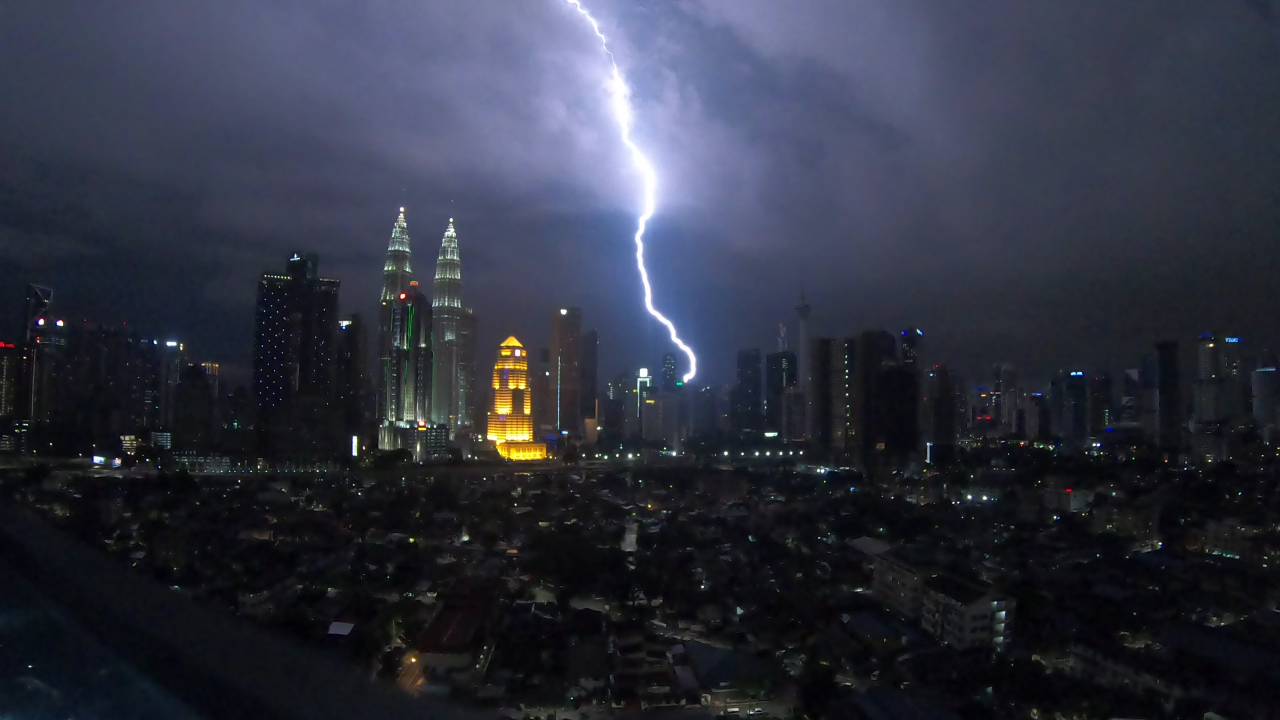
#> input picture images/GX010139-9700.jpg, 3840 x 2160 px (shown at 1/3 size)
$ python -i detector.py   (imports and definitions only)
#> lines starting #> are read from the running program, lines starting #| are printed output that depends on the picture; after the words box and inside, x2 and y2 are one past the last pixel; in counts of white or black regions, pixels touching at a corner belong together
#> further down, picture is the input picture: shape (2160, 3840, 3); mean B, G, R 63.6, 50.1, 46.9
#!/usr/bin/env python3
# -*- coding: utf-8 -*-

import cv2
from sys import argv
from os import mkdir
from glob import glob
from os.path import exists
from datetime import datetime
from statistics import median_high, stdev, mean


class LightningDetector():
	def __init__(self, tolerance=20, out_directory='./out', show=True, debug=False, threshold=127):
		self.__fd = open('LOG.txt', 'a')
		self.__log = True
		self.tolerance = tolerance
		self.threshold = threshold
		self.out_directory = out_directory.rstrip('/')
		self.show = True
		self.debug = debug

		self.__debugFd = open('DEBUG.txt', 'w') if debug else None

		cv2.namedWindow('Original')
		cv2.namedWindow('Gray')
		cv2.namedWindow('Black And White')
		cv2.moveWindow('Original', 0, 0)
		cv2.moveWindow('Gray', 960, 540)
		cv2.moveWindow('Black And White', 960, 0)

	def __del__(self):
		self.__fd.close()
		if self.__debugFd:
			self.__debugFd.close()

		cv2.destroyAllWindows()

	# [9 lines left out: functions LOG, DEBUG, not called in this run]

	def FLUSH(self):
		self.__fd.flush()

	def get_date(self):
		return datetime.now().strftime("%d/%m/%Y %H:%M:%S")

	def set_tolerance(self, tolerance):
		self.tolerance = tolerance

	# [12 lines left out: function set_show, not called in this run]

	def analyse_frame(self, frame):
		height, width, channels = frame.shape
#> height = 2160; width = 3840; channels = 3

		if width > 960 and height > 540:
			frame = cv2.resize(frame, (width // 4, height // 4))
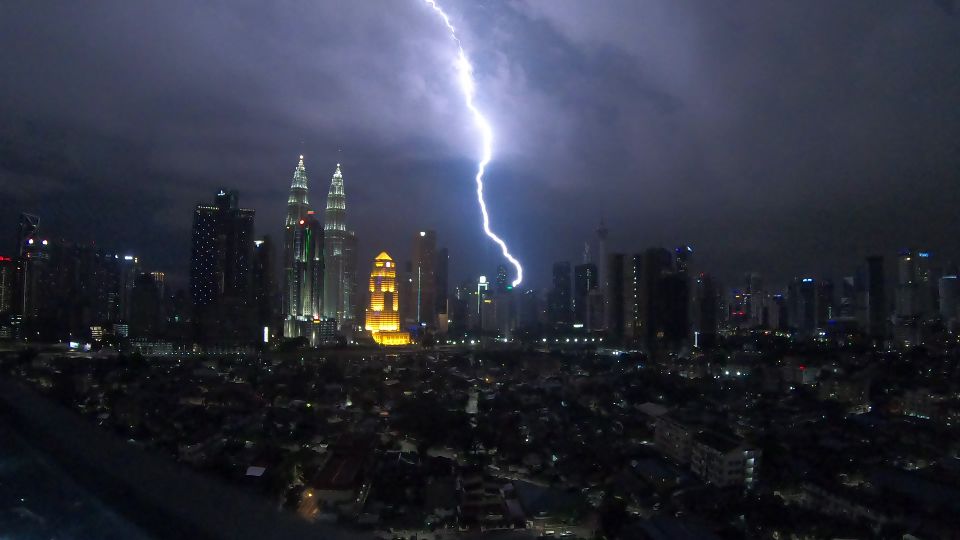
#> frame: shape (540, 960, 3); mean of channels 0, 1, 2 63.7, 50.2, 47; drawn as B, G, R

		gray_frame = cv2.cvtColor(frame, cv2.COLOR_BGR2GRAY)
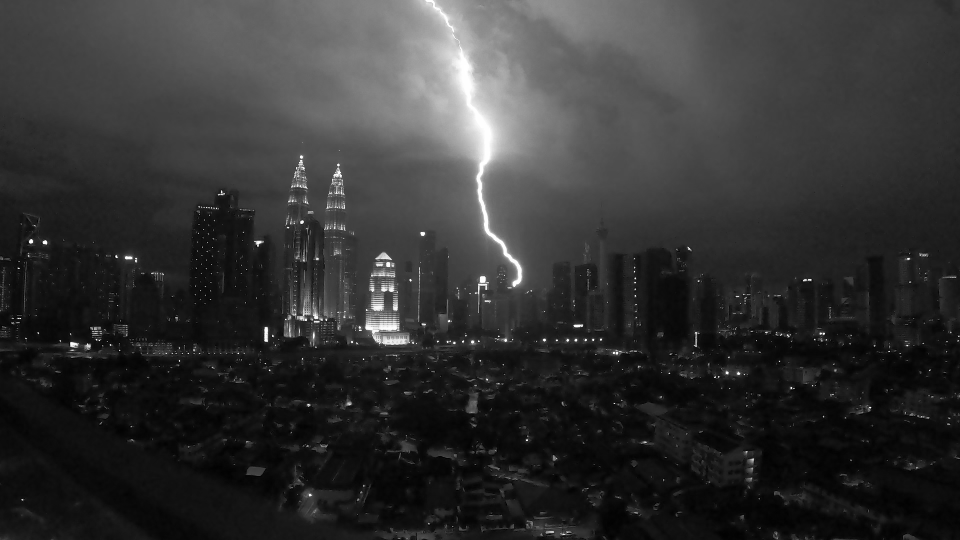
#> gray_frame: shape (540, 960); min 2, max 255, mean 50.8
		(thresh, black_and_white_frame) = cv2.threshold(gray_frame, self.threshold, 255, cv2.THRESH_BINARY)
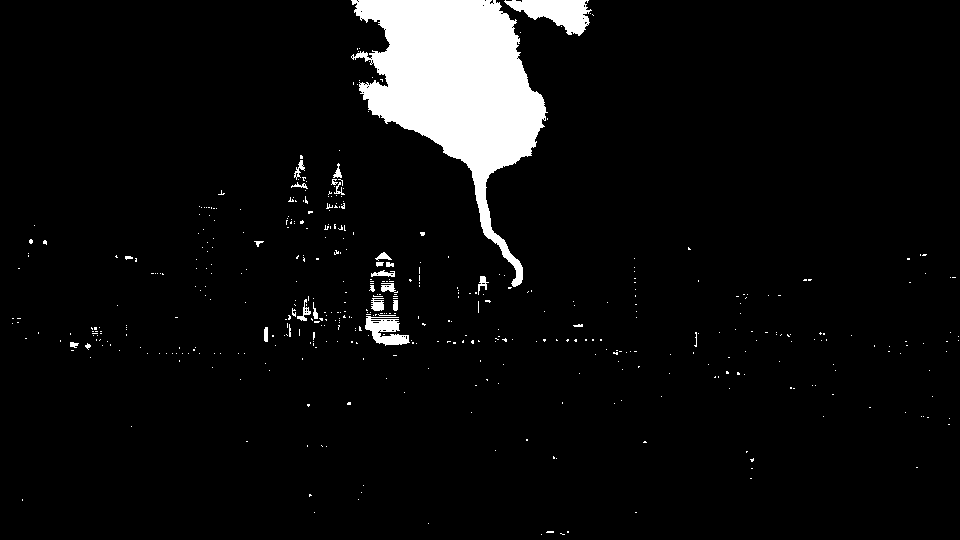
#> black_and_white_frame: shape (540, 960); 5.6% white; 473 white regions (445 under 20 px), largest, box (x1, y1, x2, y2) and area: (351, 0, 548, 287) 24227, (504, 0, 592, 36) 1692, (365, 316, 410, 346) 764
#> thresh = 127

		white_pixels_value = cv2.countNonZero(black_and_white_frame)
#> white_pixels_value = 29241
#> (the run stopped early here; a loop or call above may not have finished)

$ run again, on images/strike.jpg
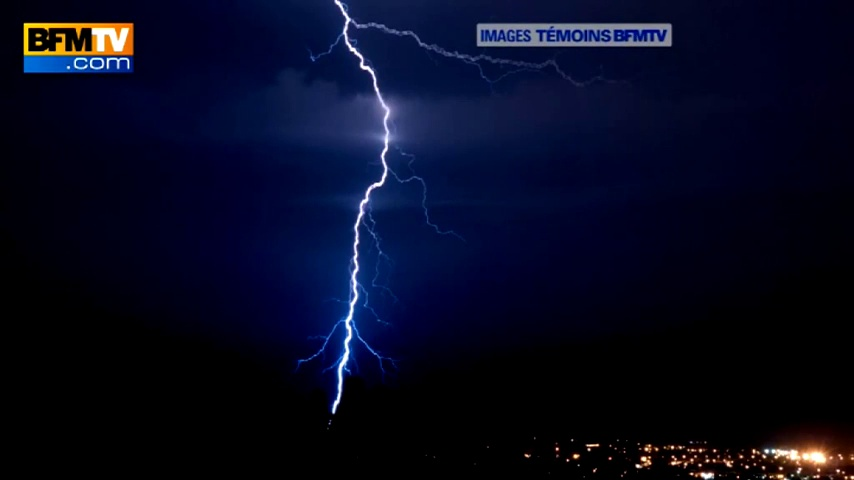
#> input picture images/strike.jpg, 854 x 480 px
#> picture is the input picture: shape (480, 854, 3); mean B, G, R 32.6, 9.9, 7
#> in analyse_frame, `gray_frame = cv2.cvtColor(frame, cv2.COLOR_BGR2GRAY)`:
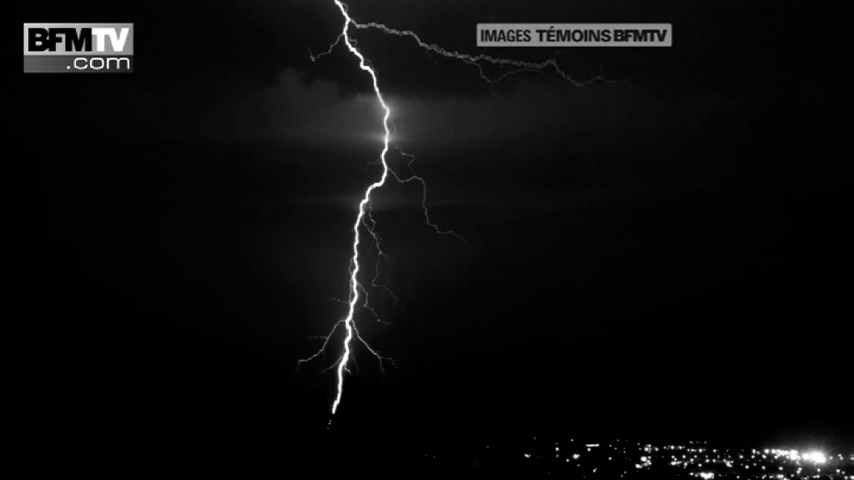
#> gray_frame: shape (480, 854); min 0, max 255, mean 11.6
#> in analyse_frame, `(thresh, black_and_white_frame) = cv2.threshold(gray_frame, self.thres..`:
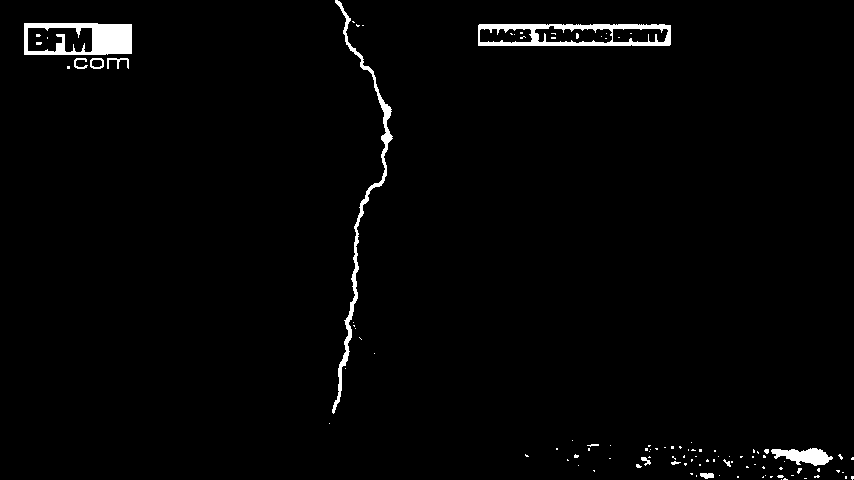
#> black_and_white_frame: shape (480, 854); 1.8% white; 106 white regions (93 under 20 px), largest, box (x1, y1, x2, y2) and area: (24, 23, 132, 55) 2091, (478, 24, 671, 46) 2031, (332, 0, 393, 414) 1753
#> thresh = 127
#> white_pixels_value = 7465
